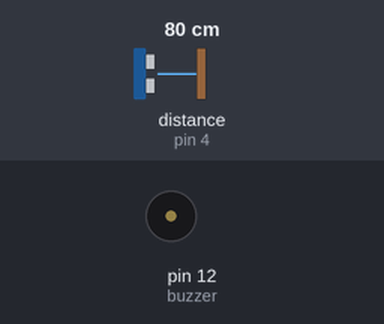
A sketch run on a simulated Arduino Uno, built with avr-gcc and run on an emulated ATmega328P. Parts: buzzer (waves = sounding). Wiring (inferred from the names in the program): ultrasonic range finder: trigger pin 5; echo pin 4. Inputs (shaded band) come from the test bench; at power-on: distance to the obstacle (sensor on pin 4) 80 cm. The echo pulse lasts 58.3 µs per cm; what the sketch prints to the serial monitor is not drawn.

Above: at 1.2 s.
1.3 s: distance to the obstacle (sensor on pin 4) set to 66 cm
At 2.5 s:
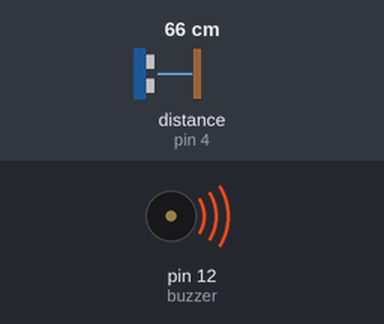
2.8 s: distance to the obstacle (sensor on pin 4) set to 2 cm
At 3.8 s:
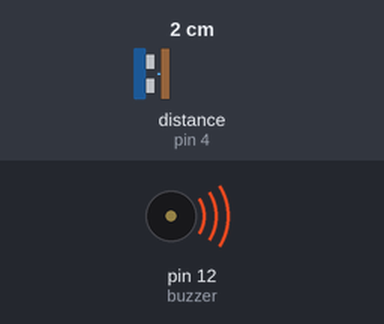
Timing chart, 0 to 5.8 s (numbered marks = the images above; inputs shaded):
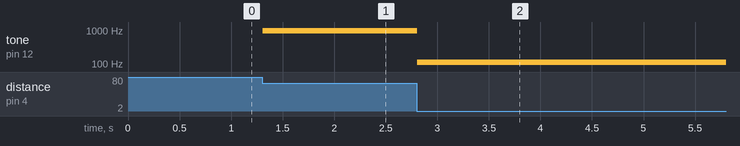

Measured:
- the behaviour switches between 70 and 69 cm on distance to the obstacle (sensor on pin 4) (found by bisection; images 0 and 1)
- after the input at 1.3 s, tone on pin 12 (buzzer): silent → 948 Hz at once
- after the input at 2.8 s, tone on pin 12 (buzzer): 948 Hz → 112 Hz at once

The sketch:

buzzer_ultrasonic.ino
```cpp
const int trigPin = 5;
const int echoPin = 4;
const int buzzer = 12;

void setup() {

  pinMode(trigPin, OUTPUT);
  pinMode(echoPin, INPUT);
  pinMode(buzzer, OUTPUT);
  Serial.begin(9600);
}

void loop() {
  long duration, cm;
  digitalWrite(trigPin, LOW);
  delayMicroseconds(2);
  digitalWrite(trigPin, HIGH);
  delayMicroseconds(5);
  digitalWrite(trigPin, LOW);

  duration = pulseIn(echoPin, HIGH);

  cm = microsecondsToCentimetres(duration);
  Serial.println(cm);

  if (cm < 70) {
    int buzzsound = map(cm, 0, 70, 100, 1000);
    tone(buzzer, buzzsound);
  } else {
    noTone(buzzer);             //test
  }
}
long microsecondsToCentimetres(long microseconds) {

  return microseconds / 29 / 2;
}
```
